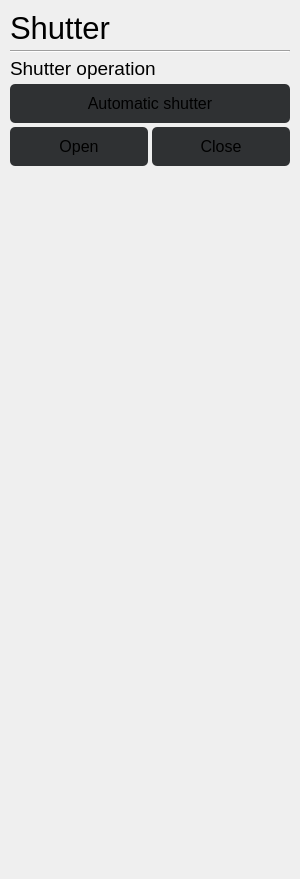
<?xml version="1.0" encoding="UTF-8"?>
<ui version="4.0">
 <class>mainWindow</class>
 <widget class="QWidget" name="mainWindow">
  <property name="geometry">
   <rect>
    <x>0</x>
    <y>0</y>
    <width>300</width>
    <height>879</height>
   </rect>
  </property>
  <property name="sizePolicy">
   <sizepolicy hsizetype="Expanding" vsizetype="Expanding">
    <horstretch>0</horstretch>
    <verstretch>0</verstretch>
   </sizepolicy>
  </property>
  <property name="minimumSize">
   <size>
    <width>0</width>
    <height>600</height>
   </size>
  </property>
  <property name="windowTitle">
   <string>Form</string>
  </property>
  <property name="styleSheet">
   <string notr="true">#MainWindow{
	/*background-color:  #140019;*/
}
/*background-color: rgb(43, 43, 43);*/

#mainFrame{
	/*background-color: #140019;*/
	border-radius: 10px;
}
QPushButton{
	/*border: 1px solid rgb(89, 89, 89); */
	background-color: #2F3133;
	padding: 10px;
	/*background-color: #040f13;*/
	border-radius: 5px;
}

QSpinBox{
	/*background-color: #333333;*/
}
QComboBox{
	/*background-color: #333333;*/
}</string>
  </property>
  <widget class="QFrame" name="mainFrame">
   <property name="geometry">
    <rect>
     <x>0</x>
     <y>0</y>
     <width>300</width>
     <height>1100</height>
    </rect>
   </property>
   <property name="sizePolicy">
    <sizepolicy hsizetype="Preferred" vsizetype="Preferred">
     <horstretch>0</horstretch>
     <verstretch>0</verstretch>
    </sizepolicy>
   </property>
   <property name="minimumSize">
    <size>
     <width>0</width>
     <height>600</height>
    </size>
   </property>
   <property name="frameShape">
    <enum>QFrame::StyledPanel</enum>
   </property>
   <property name="frameShadow">
    <enum>QFrame::Raised</enum>
   </property>
   <layout class="QVBoxLayout" name="verticalLayout">
    <property name="spacing">
     <number>4</number>
    </property>
    <property name="leftMargin">
     <number>10</number>
    </property>
    <property name="topMargin">
     <number>10</number>
    </property>
    <property name="rightMargin">
     <number>10</number>
    </property>
    <property name="bottomMargin">
     <number>10</number>
    </property>
    <item alignment="Qt::AlignTop">
     <widget class="QLabel" name="mainTitle">
      <property name="font">
       <font>
        <pointsize>23</pointsize>
       </font>
      </property>
      <property name="text">
       <string>Shutter</string>
      </property>
     </widget>
    </item>
    <item>
     <widget class="Line" name="line_2">
      <property name="orientation">
       <enum>Qt::Horizontal</enum>
      </property>
     </widget>
    </item>
    <item>
     <widget class="QLabel" name="label">
      <property name="font">
       <font>
        <pointsize>14</pointsize>
       </font>
      </property>
      <property name="text">
       <string>Shutter operation</string>
      </property>
     </widget>
    </item>
    <item>
     <widget class="QPushButton" name="autoShutterBtn">
      <property name="font">
       <font>
        <pointsize>12</pointsize>
       </font>
      </property>
      <property name="text">
       <string>Automatic shutter</string>
      </property>
     </widget>
    </item>
    <item>
     <layout class="QGridLayout" name="shutterOperationGrid">
      <item row="0" column="0">
       <widget class="QPushButton" name="openShutterBtn">
        <property name="enabled">
         <bool>true</bool>
        </property>
        <property name="font">
         <font>
          <pointsize>12</pointsize>
         </font>
        </property>
        <property name="text">
         <string>Open</string>
        </property>
       </widget>
      </item>
      <item row="0" column="1">
       <widget class="QPushButton" name="closeShutterBtn">
        <property name="enabled">
         <bool>true</bool>
        </property>
        <property name="font">
         <font>
          <pointsize>12</pointsize>
         </font>
        </property>
        <property name="text">
         <string>Close</string>
        </property>
        <property name="flat">
         <bool>false</bool>
        </property>
       </widget>
      </item>
     </layout>
    </item>
    <item>
     <spacer name="verticalSpacer">
      <property name="orientation">
       <enum>Qt::Vertical</enum>
      </property>
      <property name="sizeHint" stdset="0">
       <size>
        <width>20</width>
        <height>40</height>
       </size>
      </property>
     </spacer>
    </item>
   </layout>
  </widget>
 </widget>
 <resources/>
 <connections/>
</ui>
